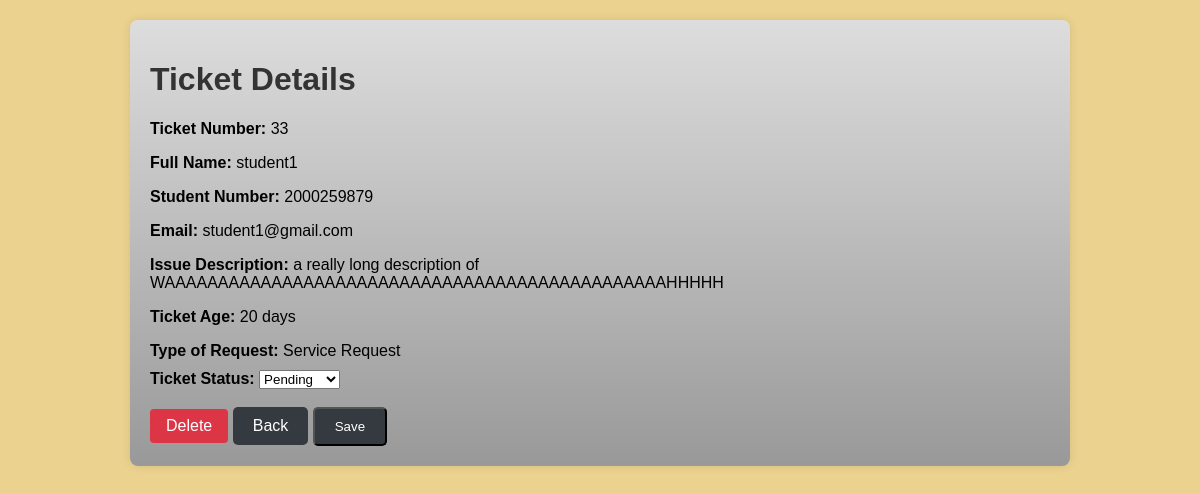
The page /view.php?id=33 on the database its author committed.
### tables this page shows
CREATE TABLE `support` (
  `id` int(11) NOT NULL,
  `s_name` varchar(100) NOT NULL,
  `s_number` int(11) NOT NULL,
  `s_email` varchar(100) NOT NULL,
  `s_discription` varchar(255) NOT NULL,
  `d_created` datetime NOT NULL DEFAULT current_timestamp(),
  `t_request` varchar(20) NOT NULL,
  `t_status` varchar(50) NOT NULL
);

### db_conn.php (called while the page is built, shortened)
<?php
function calculateTimeElapsed($timestamp) {
    $now = time();
    $createdTime = strtotime($timestamp);
    $elapsed = $now - $createdTime;
    if ($elapsed < 86400) {
        $hours = floor($elapsed / 3600);
        $minutes = floor(($elapsed % 3600) / 60);
        $seconds = $elapsed % 60;
        return sprintf("%02d:%02d:%02d", $hours, $minutes, $seconds);
    } else {
        $days = floor($elapsed / 86400);
        return $days . " day" . ($days != 1 ? "s" : "");
    }
}

### view.php (the view, shortened to what this page needs)
<?php
include "db_conn.php";
if(isset($_GET["id"])) {
    $id = mysqli_real_escape_string($conn, $_GET["id"]);
    $sql = "SELECT * FROM `support` WHERE id = $id";
    $result = mysqli_query($conn, $sql);
    if(mysqli_num_rows($result) > 0) {
        $ticket = mysqli_fetch_assoc($result);
        ?>
        <!DOCTYPE html>
        <html lang="en">
        <head>
        </head>
        <body>
            <div class="container-wrapper">
                <div class="container">
                    <h1>Ticket Details</h1>
                    <p><strong>Ticket Number:</strong> <?php echo $ticket["id"]; ?></p>
                    <p><strong>Full Name:</strong> <?php echo $ticket["s_name"]; ?></p>
                    <p><strong>Student Number:</strong> <?php echo $ticket["s_number"]; ?></p>
                    <p><strong>Email:</strong> <?php echo $ticket["s_email"]; ?></p>
                    <p><strong>Issue Description:</strong> <?php echo $ticket["s_discription"]; ?></p>
                    <p><strong>Ticket Age:</strong> <?php echo calculateTimeElapsed($ticket["d_created"]); ?></p>
                    <p><strong>Type of Request:</strong> <?php echo $ticket["t_request"]; ?></p>
                    <form action="" method="post" onsubmit="return validateForm()">
                    <div class="form-group">
                    <label class="form-label"><strong>Ticket Status:</strong></label>
                            <select name="t_status" id="t_status">
                            <option value="Pending">Pending</option>
                        </select>
                    </div>
                    <br />
                    <a href="#" class="link-dark" onclick="showConfirmation()">Delete</a>
                    <a href="itsupport.php" class="btn btn-danger">Back</a>
                    <button type="Save" class="btn btn-success" name="Save">Save</button>
            </div>
        </body>
    </html>
<?php
    } else {
        echo "Ticket not found.";
    }
    } else {
        echo "No ticket id provided.";
    }
?>

### view.php (style rules this page uses)
body { font-family: Arial, sans-serif; margin: 0; padding: 0; background-color: #ebd28f; }
.container-wrapper { display: flex; flex-direction: column; align-items: center; }
.container { width: 900px; max-width: 900px; border-radius: 8px; box-shadow: 0 0 10px rgba(0, 0, 0, 0.1); padding: 20px; background: linear-gradient(to bottom, #ddd, #999); margin: 20px auto; }
.btn { display: inline-block; padding: 10px 20px; border-radius: 5px; background-color: #343a40; color: #fff; text-decoration: none; transition: background-color 0.3s; }
h1 { color: #333; }
p { margin-bottom: 10px; }
.link-dark { display: inline-block; padding: 8px 16px; background-color: #dc3545; color: #fff; text-decoration: none; border-radius: 4px; transition: background-color 0.3s; }

### rows shown on the page
support: id "33", s_name "student1", s_number "2000259879", s_email "student1@gmail.com", s_discription "a really long description of WAAAAAAAAAAAAAAAAAAAAAAAAAAAAAAAAAAAAAAAAAAAAAAAHHHHH", d_created "20 days", t_request "Service Request"
